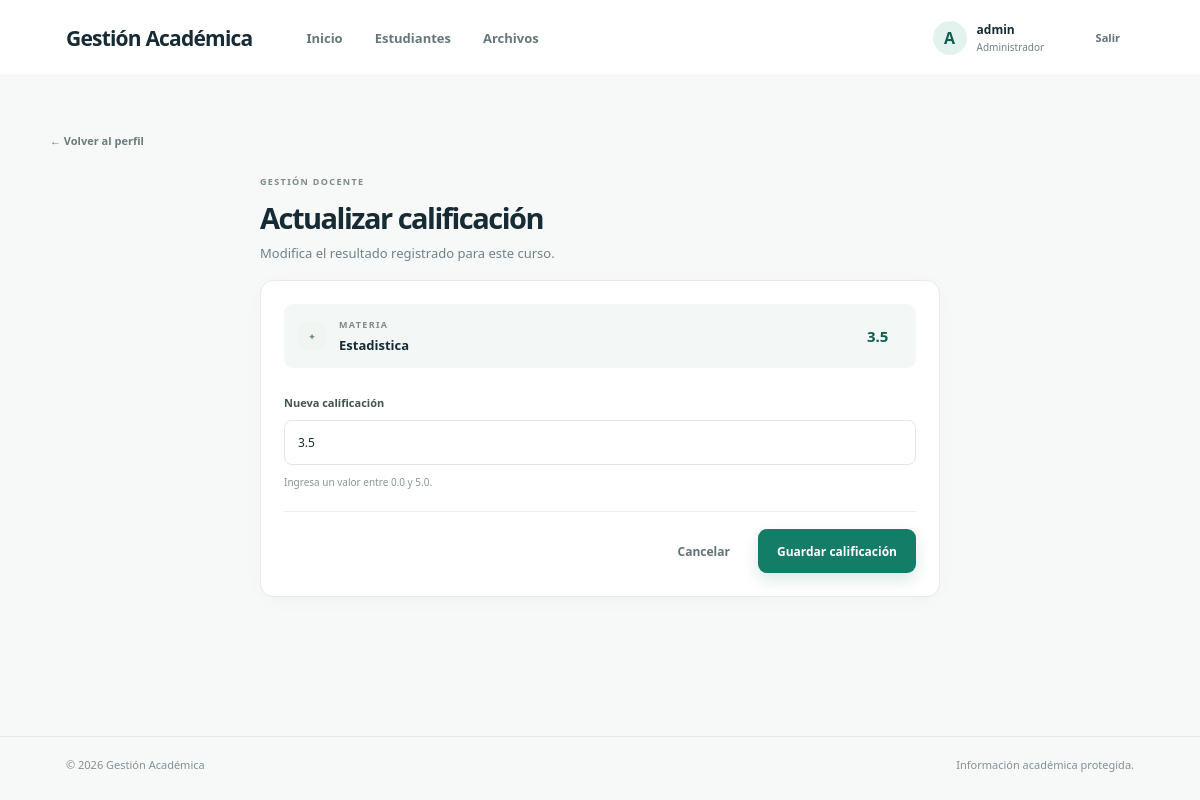
Screenshot of /nota/editar/4 (signed in) with the database file from the repository.
### tables this page shows
CREATE TABLE usuarios (
            id       INTEGER PRIMARY KEY AUTOINCREMENT,
            username TEXT NOT NULL,
            password TEXT NOT NULL,   -- MALA PRACTICA: contrasena en texto plano
            rol      TEXT NOT NULL    -- admin | docente | estudiante
        , estudiante_id INTEGER REFERENCES estudiantes (id), session_version INTEGER NOT NULL DEFAULT 0);

CREATE TABLE calificaciones (
            id            INTEGER PRIMARY KEY AUTOINCREMENT,
            estudiante_id INTEGER NOT NULL,
            materia       TEXT NOT NULL,
            nota          REAL NOT NULL,
            FOREIGN KEY (estudiante_id) REFERENCES estudiantes (id)
        );

### app.py (the view, shortened to what this page needs)
@app.route("/nota/editar/<int:id>", methods=["GET", "POST"])
@roles_required(*EDIT_ROLES)
def editar_nota(id):
    with connection() as conn:
        calificacion = conn.execute("SELECT * FROM calificaciones WHERE id = ?", (id,)).fetchone()
        if not calificacion:
            abort(404)
    return render_template("features/grades/edit.html", calificacion=calificacion)

### app.py (called while the page is built)
def csrf_token():
    token = session.get("csrf_token")
    if token is None:
        token = secrets.token_urlsafe(32)
        session["csrf_token"] = token
    return token

@app.context_processor
def inject_common_template_values():
    own_profile_id = None
    user = getattr(g, "user", None)
    if user and user["rol"] == "estudiante":
        own_profile_id = user["estudiante_id"]
    return {"now_year": datetime.now().year, "own_profile_id": own_profile_id}

def roles_required(*roles):
    def decorator(view):
        @wraps(view)
        def wrapped(*args, **kwargs):
            user = getattr(g, "user", None)
            if user is None:
                return redirect(url_for("login", next=_request_target()))
            if user["rol"] not in roles:
                abort(403)
            return view(*args, **kwargs)
        return wrapped
    return decorator

### database.py (called while the page is built)
def get_connection():
    conn = sqlite3.connect(Config.DATABASE)
    conn.row_factory = sqlite3.Row
    conn.execute("PRAGMA foreign_keys = ON")
    return conn

@contextmanager
def connection():
    conn = get_connection()
    try:
        with conn:
            yield conn
    finally:
        conn.close()

### templates/features/grades/edit.html (shortened to what this page needs)
{% extends "layouts/base.html" %}
{% block content %}
<a class="back-link" href="{{ url_for('perfil', id=calificacion['estudiante_id']) }}">← Volver al perfil</a>
<section class="form-page"><div class="page-heading compact-heading"><div><span class="eyebrow">GESTIÓN DOCENTE</span><h1>Actualizar calificación</h1><p>Modifica el resultado registrado para este curso.</p></div></div>
<div class="content-card"><div class="grade-detail"><span class="grade-subject-icon">✦</span><div><span class="eyebrow">MATERIA</span><strong>{{ calificacion['materia'] }}</strong></div><span class="grade-value">{{ '%.1f'|format(calificacion['nota']) }}</span></div><form method="POST" action="{{ url_for('editar_nota', id=calificacion['id']) }}" class="stack-form"><input type="hidden" name="csrf_token" value="{{ csrf_token() }}"><label for="nota">Nueva calificación</label><input id="nota" type="number" name="nota" min="0" max="5" step="0.1" value="{{ calificacion['nota'] }}" required><div class="form-hint">Ingresa un valor entre 0.0 y 5.0.</div><div class="form-actions"><a class="button button-quiet" href="{{ url_for('perfil', id=calificacion['estudiante_id']) }}">Cancelar</a><button class="button button-primary" type="submit">Guardar calificación</button></div></form></div></section>
{% endblock %}

### templates/layouts/base.html (shortened to what this page needs)
<!doctype html>
<html lang="es">
<head>
    <link rel="stylesheet" href="{{ url_for('static', filename='style.css') }}">
</head>
<body>
    <header class="topbar">
        <a class="brand" href="{{ url_for('inicio') }}" aria-label="Gestión académica, inicio">Gestión Académica</a>
        {% if session.get('username') %}
            <nav class="primary-nav" aria-label="Navegación principal">
                <a class="nav-link {{ 'is-active' if request.endpoint == 'inicio' else '' }}" href="{{ url_for('inicio') }}">Inicio</a>
                {% if session.get('rol') == 'estudiante' %}
                    {% if own_profile_id %}<a class="nav-link {{ 'is-active' if request.endpoint in ['perfil', 'editar_biografia'] else '' }}" href="{{ url_for('perfil', id=own_profile_id) }}">Mi perfil</a>{% endif %}
                {% else %}
                    <a class="nav-link {{ 'is-active' if request.endpoint in ['buscar', 'perfil'] else '' }}" href="{{ url_for('buscar') }}">Estudiantes</a>
                {% endif %}
                {% if session.get('rol') in ['admin', 'docente'] %}
                    <a class="nav-link {{ 'is-active' if request.endpoint == 'subir' else '' }}" href="{{ url_for('subir') }}">Archivos</a>
                {% endif %}
            </nav>
        {% endif %}
        <div class="account-area">
            {% if session.get('username') %}
                <span class="account-avatar" aria-hidden="true">{{ session.get('username')[0]|upper }}</span>
                <span class="account-meta"><strong>{{ session.get('username') }}</strong><small>{{ {'admin':'Administrador','docente':'Docente','estudiante':'Estudiante'}.get(session.get('rol'), 'Usuario') }}</small></span>
                <form method="POST" action="{{ url_for('logout') }}" class="logout-form">
                    <button class="button button-quiet button-small" type="submit">Salir</button>
                </form>
            {% else %}
                <a class="button button-dark button-small" href="{{ url_for('login') }}">Iniciar sesión</a>
            {% endif %}
        </div>
    </header>
    <main class="page-shell">
        {% block content %}{% endblock %}
    </main>
    <footer class="site-footer"><span>© {{ now_year }} Gestión Académica</span><span>Información académica protegida.</span></footer>
</body>
</html>

### static/style.css (style rules this page uses)
:root { font-family: "Aptos", "Segoe UI", system-ui, sans-serif; color: #172b35; background: #f7f9f8; font-synthesis: none; text-rendering: optimizeLegibility; --ink: #172b35; --muted: #718087; --line: #e5eae8; --paper: #fff; --green: #147d68; --green-dark: #0e5f50; --mint: #dff2ec; --shadow: 0 18px 50px rgba(29, 58, 52, .07); }
* { box-sizing: border-box; }
body { margin: 0; min-width: 320px; background: #f7f9f8; color: var(--ink); }
a { color: inherit; text-decoration: none; }
button, input, textarea { font: inherit; }
button, a, input, textarea { -webkit-tap-highlight-color: transparent; }
.topbar { height: 76px; display: flex; align-items: center; gap: 54px; padding: 0 max(5.5vw, 24px); background: #fff; border-bottom: 1px solid #edf0ef; }
.brand { display: inline-flex; align-items: center; gap: 10px; font-size: 21px; font-weight: 800; letter-spacing: -.8px; }
.primary-nav { align-self: stretch; display: flex; align-items: center; gap: 32px; }
.nav-link { position: relative; display: flex; height: 100%; align-items: center; color: #66777c; font-size: 13px; font-weight: 600; transition: color .18s ease; }
.account-area { display: flex; align-items: center; gap: 10px; margin-left: auto; }
.account-avatar { display: grid; place-items: center; width: 34px; height: 34px; border-radius: 50%; background: #e2f2ed; color: var(--green-dark); font-weight: 700; }
.account-meta { display: flex; flex-direction: column; gap: 2px; min-width: 90px; }
.account-meta strong { font-size: 12px; }
.account-meta small { color: var(--muted); font-size: 10px; }
.logout-form { margin-left: 5px; }
.page-shell { width: min(1100px, calc(100% - 48px)); min-height: calc(100vh - 140px); margin: 0 auto; padding: 52px 0 76px; }
.site-footer { display: flex; justify-content: space-between; gap: 20px; padding: 20px max(5.5vw, 24px); border-top: 1px solid var(--line); color: #839096; font-size: 11px; }
.button { display: inline-flex; min-height: 44px; align-items: center; justify-content: center; gap: 12px; padding: 0 18px; border: 1px solid transparent; border-radius: 9px; cursor: pointer; font-size: 12px; font-weight: 700; transition: transform .16s ease, background .16s ease, box-shadow .16s ease; }
.button-primary { background: var(--green); color: white; box-shadow: 0 7px 16px rgba(20, 125, 104, .16); }
.button-quiet { background: transparent; color: #627278; }
.button-small { min-height: 36px; padding: 0 13px; font-size: 11px; }
.eyebrow { color: #7c8b8d; font-size: 9px; font-weight: 800; letter-spacing: 1.35px; }
h1, h2, p { margin-top: 0; }
.page-heading { display: flex; align-items: center; justify-content: space-between; margin: 0 0 25px; }
.page-heading h1 { margin: 8px 0 7px; font-size: 34px; letter-spacing: -1.5px; }
.page-heading p { margin: 0; color: var(--muted); font-size: 13px; }
.back-link { display: inline-block; margin: 0 0 20px; color: #6b7c7d; font-size: 11px; font-weight: 600; }
.content-card { padding: 23px; border: 1px solid var(--line); border-radius: 13px; background: #fff; box-shadow: 0 4px 20px rgba(25, 57, 48, .025); }
.grade-subject-icon { display: grid; flex: 0 0 28px; place-items: center; width: 28px; height: 28px; border-radius: 8px; background: #f0f5f2; color: #718b80; font-size: 9px; font-weight: 700; }
.grade-value { min-width: 35px; color: var(--green-dark); font-size: 15px; font-weight: 800; }
.form-page { width: min(680px, 100%); margin: 0 auto; }
.compact-heading { margin-bottom: 18px; }
.compact-heading h1 { font-size: 29px; }
.stack-form { display: flex; flex-direction: column; gap: 10px; }
.stack-form label { margin-top: 4px; color: #405450; font-size: 11px; font-weight: 700; }
.stack-form input:not([type="hidden"]), .stack-form textarea { width: 100%; min-height: 45px; padding: 12px 13px; border: 1px solid #dfe7e4; border-radius: 8px; background: #fff; color: var(--ink); font-size: 12px; }
.stack-form input::placeholder, .stack-form textarea::placeholder { color: #a6b1ae; }
.form-hint { color: #8a9794; font-size: 10px; }
.form-actions { display: flex; justify-content: flex-end; gap: 9px; margin-top: 12px; padding-top: 17px; border-top: 1px solid #edf0ef; }
.grade-detail { display: flex; align-items: center; gap: 13px; margin-bottom: 23px; padding: 14px; border-radius: 9px; background: #f3f7f5; }
.grade-detail div { display: flex; flex: 1; flex-direction: column; gap: 5px; }
.grade-detail div strong { font-size: 13px; }

### rows the page displays
usuarios: username "A", get "admin", rol "Administrador"
calificaciones: materia "Estadistica", nota "3.5"
